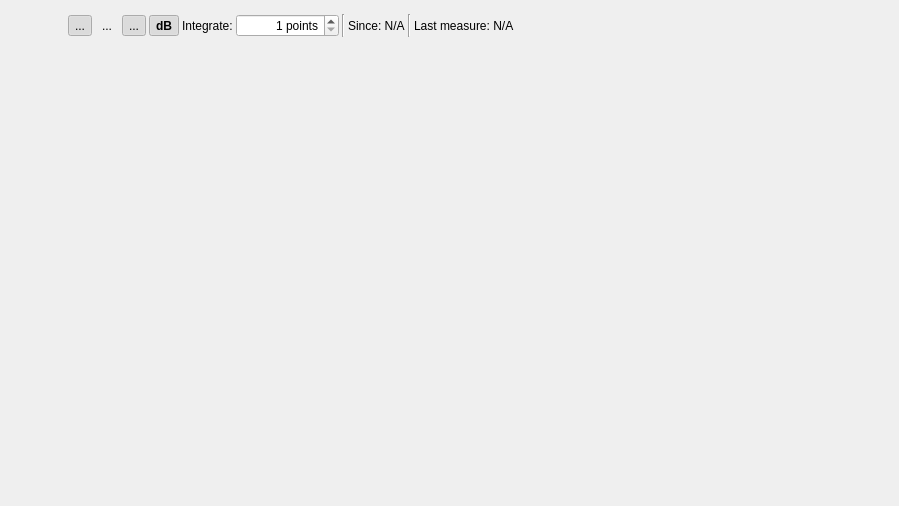
<?xml version="1.0" encoding="UTF-8"?>
<ui version="4.0">
 <class>RMSViewTab</class>
 <widget class="QWidget" name="RMSViewTab">
  <property name="geometry">
   <rect>
    <x>0</x>
    <y>0</y>
    <width>899</width>
    <height>506</height>
   </rect>
  </property>
  <property name="windowTitle">
   <string>Form</string>
  </property>
  <layout class="QGridLayout" name="t">
   <item row="0" column="0">
    <widget class="QFrame" name="frame">
     <property name="frameShape">
      <enum>QFrame::NoFrame</enum>
     </property>
     <property name="frameShadow">
      <enum>QFrame::Plain</enum>
     </property>
     <layout class="QGridLayout" name="gridLayout">
      <property name="leftMargin">
       <number>3</number>
      </property>
      <property name="topMargin">
       <number>3</number>
      </property>
      <property name="rightMargin">
       <number>3</number>
      </property>
      <property name="bottomMargin">
       <number>3</number>
      </property>
      <property name="spacing">
       <number>3</number>
      </property>
      <item row="0" column="5">
       <widget class="QToolButton" name="dbButton">
        <property name="font">
         <font>
          <pointsize>9</pointsize>
          <weight>75</weight>
          <bold>true</bold>
         </font>
        </property>
        <property name="text">
         <string>dB</string>
        </property>
        <property name="checkable">
         <bool>true</bool>
        </property>
        <property name="checked">
         <bool>true</bool>
        </property>
        <property name="autoRaise">
         <bool>true</bool>
        </property>
       </widget>
      </item>
      <item row="0" column="3">
       <widget class="QToolButton" name="resetButton">
        <property name="text">
         <string>...</string>
        </property>
        <property name="icon">
         <iconset resource="../icons/Icons.qrc">
          <normaloff>:/icons/zoom-original.png</normaloff>:/icons/zoom-original.png</iconset>
        </property>
        <property name="autoRaise">
         <bool>true</bool>
        </property>
       </widget>
      </item>
      <item row="0" column="4">
       <widget class="QToolButton" name="autoScrollButton">
        <property name="text">
         <string>...</string>
        </property>
        <property name="icon">
         <iconset resource="../icons/Icons.qrc">
          <normaloff>:/icons/autoscroll.png</normaloff>:/icons/autoscroll.png</iconset>
        </property>
        <property name="checkable">
         <bool>true</bool>
        </property>
        <property name="checked">
         <bool>true</bool>
        </property>
        <property name="autoRaise">
         <bool>true</bool>
        </property>
       </widget>
      </item>
      <item row="0" column="10">
       <widget class="Line" name="line_2">
        <property name="orientation">
         <enum>Qt::Vertical</enum>
        </property>
       </widget>
      </item>
      <item row="0" column="8">
       <widget class="Line" name="line">
        <property name="orientation">
         <enum>Qt::Vertical</enum>
        </property>
       </widget>
      </item>
      <item row="0" column="1">
       <widget class="QToolButton" name="saveButton">
        <property name="text">
         <string/>
        </property>
        <property name="icon">
         <iconset resource="../icons/Icons.qrc">
          <normaloff>:/icons/document-save.png</normaloff>:/icons/document-save.png</iconset>
        </property>
        <property name="checkable">
         <bool>true</bool>
        </property>
        <property name="autoRaise">
         <bool>true</bool>
        </property>
       </widget>
      </item>
      <item row="0" column="0">
       <widget class="QToolButton" name="stopButton">
        <property name="text">
         <string/>
        </property>
        <property name="icon">
         <iconset resource="../icons/Icons.qrc">
          <normaloff>:/icons/start-capture.png</normaloff>:/icons/start-capture.png</iconset>
        </property>
        <property name="checkable">
         <bool>true</bool>
        </property>
        <property name="autoRaise">
         <bool>true</bool>
        </property>
       </widget>
      </item>
      <item row="0" column="11">
       <widget class="QLabel" name="lastLabel">
        <property name="text">
         <string>Last measure: N/A</string>
        </property>
       </widget>
      </item>
      <item row="0" column="9">
       <widget class="QLabel" name="sinceLabel">
        <property name="text">
         <string>Since: N/A</string>
        </property>
       </widget>
      </item>
      <item row="0" column="12">
       <spacer name="horizontalSpacer">
        <property name="orientation">
         <enum>Qt::Horizontal</enum>
        </property>
        <property name="sizeHint" stdset="0">
         <size>
          <width>462</width>
          <height>20</height>
         </size>
        </property>
       </spacer>
      </item>
      <item row="0" column="2">
       <widget class="QToolButton" name="autoFitButton">
        <property name="text">
         <string>...</string>
        </property>
        <property name="icon">
         <iconset resource="../icons/Icons.qrc">
          <normaloff>:/icons/view-restore.png</normaloff>:/icons/view-restore.png</iconset>
        </property>
        <property name="checkable">
         <bool>true</bool>
        </property>
        <property name="checked">
         <bool>true</bool>
        </property>
        <property name="autoRaise">
         <bool>true</bool>
        </property>
       </widget>
      </item>
      <item row="0" column="6">
       <widget class="QLabel" name="label">
        <property name="text">
         <string>Integrate:</string>
        </property>
       </widget>
      </item>
      <item row="0" column="7">
       <widget class="QSpinBox" name="intSpin">
        <property name="font">
         <font>
          <pointsize>9</pointsize>
         </font>
        </property>
        <property name="alignment">
         <set>Qt::AlignRight|Qt::AlignTrailing|Qt::AlignVCenter</set>
        </property>
        <property name="suffix">
         <string> points</string>
        </property>
        <property name="minimum">
         <number>1</number>
        </property>
        <property name="maximum">
         <number>1000000</number>
        </property>
       </widget>
      </item>
     </layout>
    </widget>
   </item>
   <item row="1" column="0">
    <widget class="Waveform" name="waveform">
     <property name="sizePolicy">
      <sizepolicy hsizetype="Preferred" vsizetype="Expanding">
       <horstretch>0</horstretch>
       <verstretch>0</verstretch>
      </sizepolicy>
     </property>
    </widget>
   </item>
  </layout>
 </widget>
 <customwidgets>
  <customwidget>
   <class>Waveform</class>
   <extends>QFrame</extends>
   <header>Waveform.h</header>
  </customwidget>
 </customwidgets>
 <resources>
  <include location="../icons/Icons.qrc"/>
  <include location="../icons/Icons.qrc"/>
 </resources>
 <connections/>
</ui>
